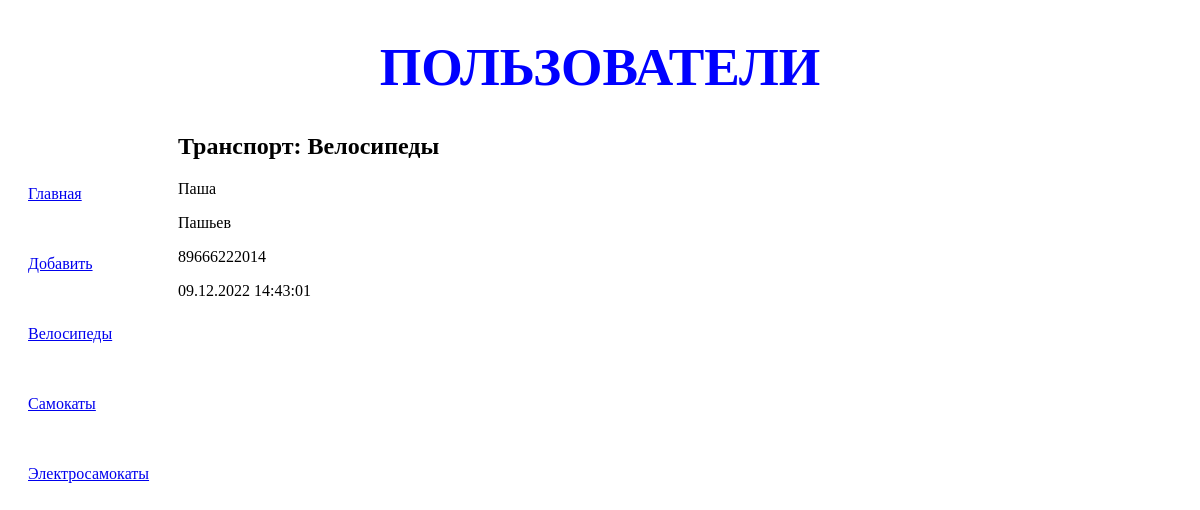
The app's page /transport/1/ with its own data.
### transport/models.py (models this page shows, shortened)
class Rubric(models.Model):
    name = models.CharField(max_length=20, db_index=True, verbose_name='Название')
    class Meta:
        verbose_name_plural = 'Рубрики'
        verbose_name = 'Рубрика'
        ordering = ['name']

class User(models.Model):
    user_name = models.CharField(null=True, max_length=50, verbose_name='Имя пользователя')
    user_surname = models.CharField(null=True, max_length=100, verbose_name='Фамилия пользователя')
    user_number = models.IntegerField(null=True, blank=True, verbose_name='Номер телефона')
    published = models.DateTimeField(auto_now_add=True, db_index=True, verbose_name='Опубликовано')
    rubric = models.ForeignKey('Rubric', null=True, on_delete=models.PROTECT, verbose_name='Рубрика')
    class Meta:
        verbose_name_plural = 'Пользователи'
        verbose_name = 'Пользователь'
        ordering = ['-published']

### transport/views.py (the view)
# urls.py: path('<int:rubric_id>/', by_rubric, name='by_rubric'),
def by_rubric(request, rubric_id):
    bbs = User.objects.filter(rubric=rubric_id)
    rubrics = Rubric.objects.all()
    current_rubric = Rubric.objects.get(pk=rubric_id)
    context = {'bbs':bbs, 'rubrics':rubrics,
               'current_rubric':current_rubric}
    return render(request, 'transport/by_rubric.html', context)

### transport/templates/transport/by_rubric.html (shortened to what this page needs)
{% extends 'layout/basic.html' %}
{% block content %}
   <h2>Транспорт: {{ current_rubric.name }}</h2>
   {% for bb in bbs %}
   <div>
       <p>{{ bb.user_name }}</p>
       <p>{{ bb.user_surname }}</p>
       <p>{{ bb.user_number }}</p>
       <p>{{ bb.published|date:"d.m.Y H:i:s" }}</p>
   </div>
   {% endfor %}
   {% endblock %}

### transport/templates/layout/basic.html (shortened to what this page needs)
{% load static %}
<!DOCTYPE html>
<html lang="en">
<head>
    <link rel="stylesheet" type="text/css"
    href="{% static 'transport/style.css' %}">
</head>
<body>
   <header>
       <h1>Пользователи</h1>
   </header>
   <nav>
       <a href="{% url 'index' %}">Главная</a>
       <a href="{% url 'add' %}">Добавить</a>
       {% for rubric in rubrics %}
       <a href="{% url 'by_rubric' rubric.pk %}">{{ rubric.name }}</a>
       {% endfor %}
   </nav>
   <section>
       {% block content %}
       {% endblock %}
   </section>
</body>
</html>

### transport/static/transport/style.css (style rules this page uses)
header h1 { font-size: 40pt; text-transform: uppercase; text-align: center; color: blue; }
nav { font-size: 16 pt; width: 150px; float: left; }
nav a { display: block; margin: 52px 20px; }
section { margin-left: 170px; }

### records on screen
Rubric: name "Велосипеды"
Rubric: name "Самокаты"
Rubric: name "Электросамокаты"
User: user_name "Паша", user_surname "Пашьев", user_number "89666222014", published "09.12.2022 14:43:01"
